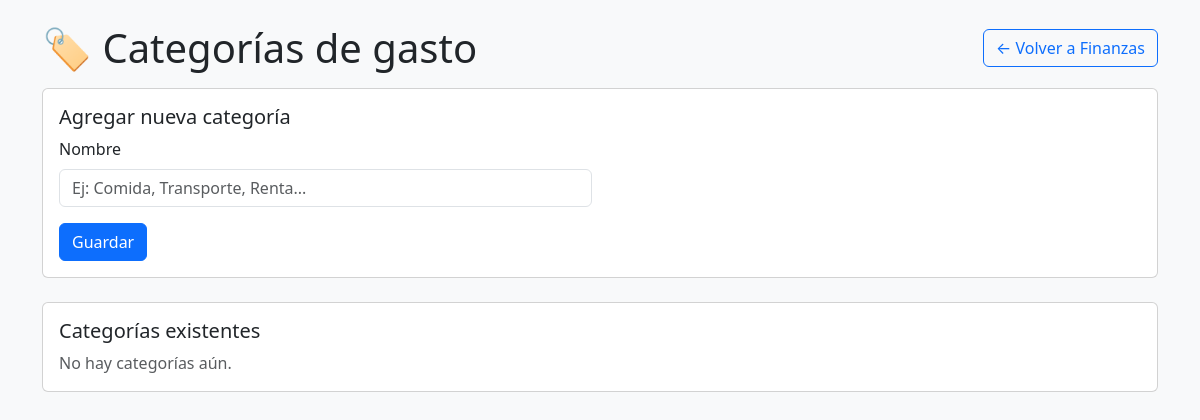
/categorias, run on an earlier commit of the app's database.
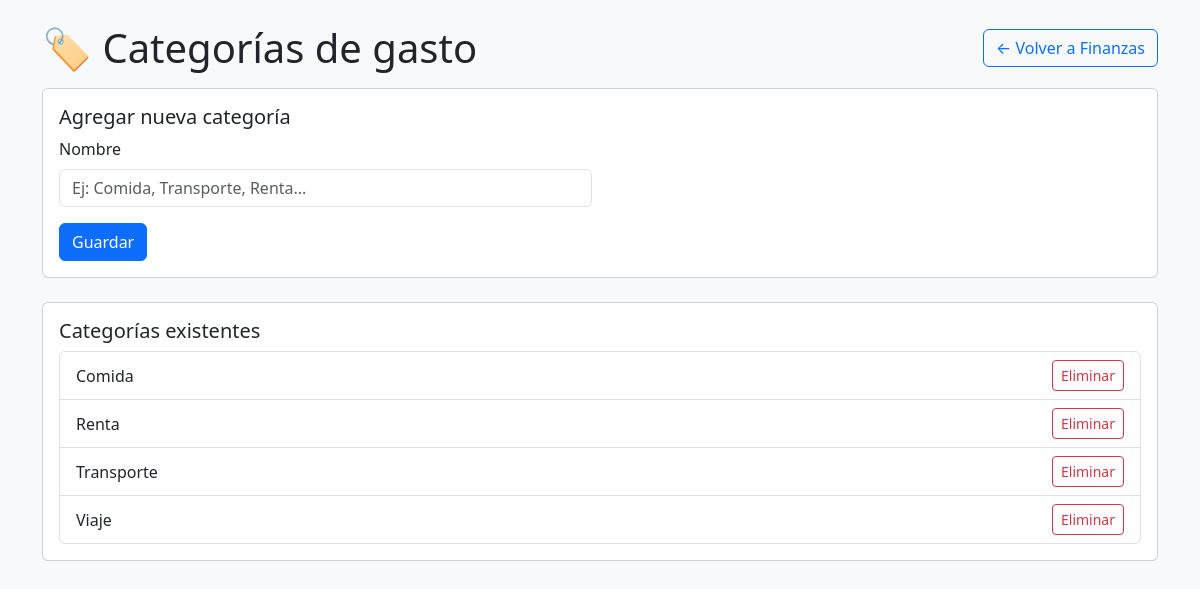
And on a later commit of the database.
### app.py (models this page shows, shortened)
class Categoria(db.Model):
    __tablename__ = "categorias"
    id = db.Column(db.Integer, primary_key=True)
    nombre = db.Column(db.String(100), unique=True, nullable=False)

### app.py (the view, shortened to what this page needs)
@app.route("/categorias", methods=["GET", "POST"])
def manejar_categorias():
    error = None
    eliminar_id = request.args.get("eliminar")
    if eliminar_id:
        cat = Categoria.query.get(eliminar_id)
        if cat:
            db.session.delete(cat)
            db.session.commit()
            return redirect(url_for("manejar_categorias"))
    categorias = Categoria.query.order_by(Categoria.nombre).all()
    return render_template("categorias.html", categorias=categorias, error=error)

### templates/categorias.html (shortened to what this page needs)
<!DOCTYPE html>
<html lang="es">
<head>
  <link
    href="https://cdn.jsdelivr.net/npm/bootstrap@5.3.2/dist/css/bootstrap.min.css"
    rel="stylesheet"
  >
</head>
<body class="bg-light">
  <div class="container py-4">
    <div class="d-flex justify-content-between align-items-center mb-3">
      <h1 class="mb-0">🏷️ Categorías de gasto</h1>
      <a href="{{ url_for('index') }}" class="btn btn-outline-primary">
        ← Volver a Finanzas
      </a>
    </div>
    <div class="card mb-4">
      <div class="card-body">
        <h5 class="card-title">Agregar nueva categoría</h5>
        <form method="POST" action="{{ url_for('manejar_categorias') }}">
          <div class="row g-3">
            <div class="col-md-6">
              <label class="form-label">Nombre</label>
              <input type="text" class="form-control" name="nombre" placeholder="Ej: Comida, Transporte, Renta..." required>
            </div>
          </div>
          <button type="submit" class="btn btn-primary mt-3">Guardar</button>
        </form>
      </div>
    </div>
    <div class="card">
      <div class="card-body">
        <h5 class="card-title">Categorías existentes</h5>
        {% if categorias %}
          <ul class="list-group">
            {% for c in categorias %}
              <li class="list-group-item d-flex justify-content-between align-items-center">
                {{ c.nombre }}
                <a
                  href="{{ url_for('manejar_categorias', eliminar=c.id) }}"
                  class="btn btn-sm btn-outline-danger"
                  onclick="return confirm('¿Eliminar esta categoría?');"
                >Eliminar</a>
              </li>
            {% endfor %}
          </ul>
        {% else %}
          <p class="text-muted mb-0">No hay categorías aún.</p>
        {% endif %}
      </div>
    </div>
  </div>
</body>
</html>

What changed in the data, as far as the page shows it:
added Categoria: nombre "Comida"
added Categoria: nombre "Renta"
added Categoria: nombre "Transporte"
added Categoria: nombre "Viaje"
Also different on the page:
text no longer shown: "No hay categorías aún."
